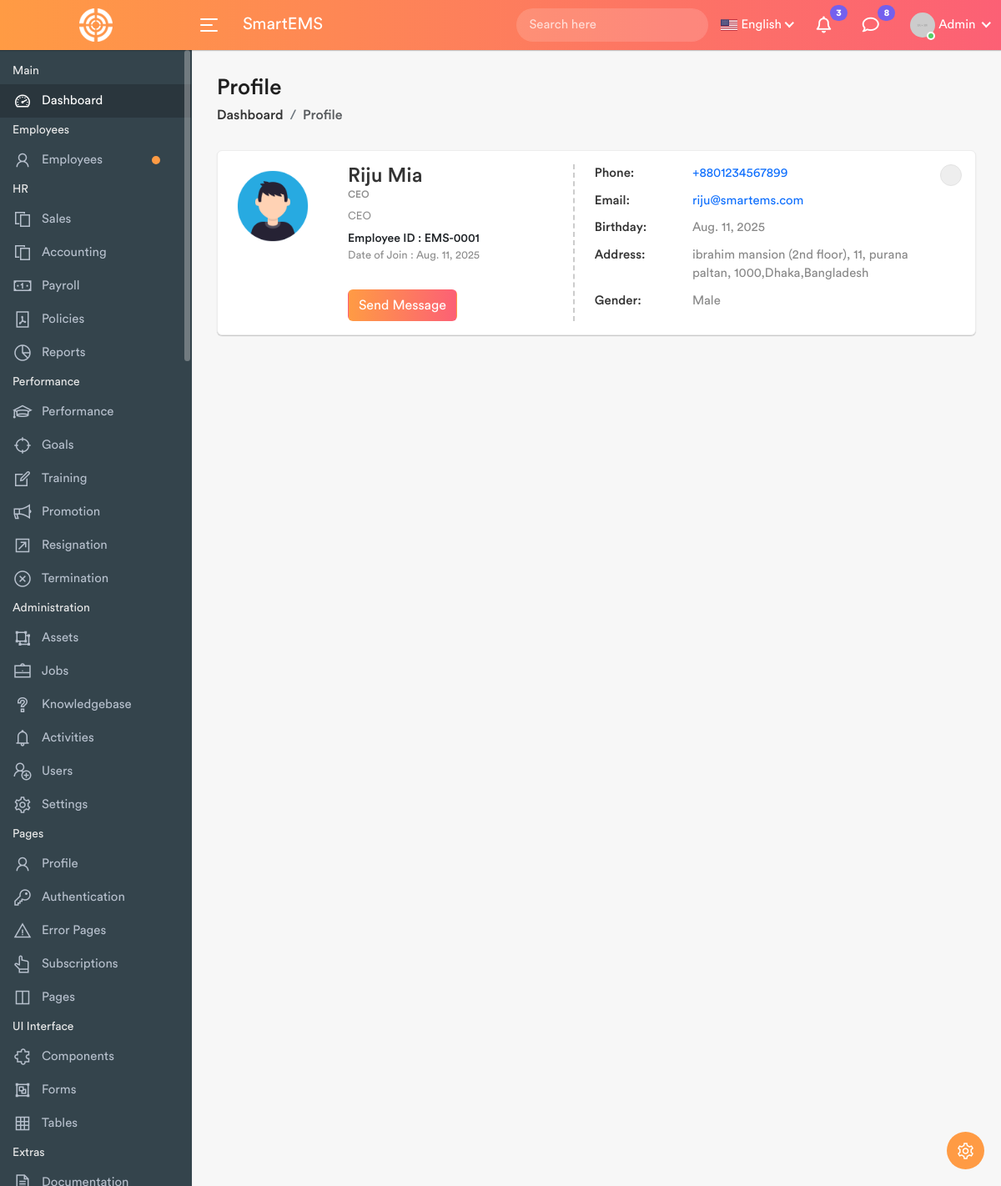
The app's page /my-profile/ (signed in) with its own data.
### customUserAuth/models.py (models this page shows, shortened)
class CustomUserAuthModel(AbstractUser):
    user_types = models.CharField(choices=[
        ('Admin', 'Admin'),
        ('HR', 'HR'),
        ('Employee', 'Employee'),
    ], max_length=10, null=True)

### adminApp/models.py (models this page shows, shortened)
class ProfileModel(models.Model):
    GENDER_CHOICES = (
        ('male', 'Male'),
        ('female', 'Female'),
        ('other', 'Other'),
    )
    user = models.OneToOneField(CustomUserAuthModel, on_delete=models.CASCADE, related_name='profile')
    employee_id = models.CharField(max_length=20, unique=True)
    full_name= models.CharField(max_length=150, null=True)
    position = models.ForeignKey(DesignationModel, on_delete=models.SET_NULL, null=True, blank=True, related_name='designation_info')
    phone = models.CharField(max_length=20, blank=True)
    address = models.TextField(blank=True)
    birthday = models.DateField(null=True, blank=True)
    gender = models.CharField(max_length=10, choices=GENDER_CHOICES, blank=True)
    date_of_joining = models.DateField(null=True, blank=True)
    profile_image = models.ImageField(upload_to='profiles/', null=True, blank=True)
    reports_to = models.ForeignKey('self', on_delete=models.SET_NULL, null=True, blank=True, related_name='subordinates')

class DesignationModel(models.Model):
    title = models.CharField(max_length=100)
    department = models.ForeignKey(DepartmentModel, on_delete=models.CASCADE, related_name='department_info')
    def __str__(self):
        return self.title

class DepartmentModel(models.Model):
    name = models.CharField(max_length=100)
    description = models.TextField(blank=True)

### adminApp/views.py (the view)
# urls.py: path('my-profile/', profile, name='profile'),
def profile(request):
    return render(request, 'profile.html')

### adminApp/templates/profile.html (shortened to what this page needs)
{% extends "master/base.html" %}
{% load static %}
{% block content %}
            <div class="page-wrapper">
                <div class="content container-fluid">
					<div class="page-header">
						<div class="row">
							<div class="col-sm-12">
								<h3 class="page-title">Profile</h3>
								<ul class="breadcrumb">
									<li class="breadcrumb-item"><a href="admin-dashboard.html">Dashboard</a></li>
									<li class="breadcrumb-item active">Profile</li>
								</ul>
							</div>
						</div>
					</div>
					<div class="card mb-0">
						<div class="card-body">
							<div class="row">
								<div class="col-md-12">
									<div class="profile-view">
										<div class="profile-img-wrap">
    										<div class="profile-img">
												<a href="#">
													<img
														src="
														{% if request.user.profile.profile_image %}
															{{ request.user.profile.profile_image.url }}
														{% elif request.user.first_name and request.user.last_name %}
															https://avatar.iran.liara.run/username?username={{ request.user.first_name }}+{{ request.user.last_name }}
														{% elif request.user.get_full_name %}
															https://avatar.iran.liara.run/username?username={{ request.user.get_full_name|urlencode }}
														{% else %}
															https://avatar.iran.liara.run/username?username={{ request.user.username|urlencode }}
														{% endif %}
														"
														alt="User Image"
														style="width: 100px; height: 100px; border-radius: 50%;"
													>
												</a>
											</div>
										</div>
										<div class="profile-basic">
											<div class="row">
												<div class="col-md-5">
													<div class="profile-info-left">
														<h3 class="user-name m-t-0 mb-0">{{ request.user.profile.full_name }}</h3>
														<h6 class="text-muted">{{request.user.profile.position}}</h6>
														<small class="text-muted">{{ request.user.profile.position.department.name }}</small>
														<div class="staff-id">Employee ID : EMS-{{request.user.profile.employee_id}}</div>
														<div class="small doj text-muted">Date of Join : {{request.user.profile.date_of_joining}}</div>
														<div class="staff-msg"><a class="btn btn-custom" href="">Send Message</a></div>
													</div>
												</div>
												<div class="col-md-7">
													<ul class="personal-info">
														<li>
															<div class="title">Phone:</div>
															<div class="text"><a href="">{{request.user.profile.phone}}</a></div>
														</li>
														<li>
															<div class="title">Email:</div>
															<div class="text"><a href="">{{ request.user.profile.user.username }}</a></div>
														</li>
														<li>
															<div class="title">Birthday:</div>
															<div class="text">{{request.user.profile.birthday}}</div>
														</li>
														<li>
															<div class="title">Address:</div>
															<div class="text">{{request.user.profile.address}}</div>
														</li>
														<li>
															<div class="title">Gender:</div>
															<div class="text">{{request.user.profile.gender|capfirst}}</div>
														</li>
													</ul>
												</div>
											</div>
										</div>
										<div class="pro-edit"><a data-bs-target="#profile_info" data-bs-toggle="modal" class="edit-icon" href="#"><i class="fa-solid fa-pencil"></i></a></div>
									</div>
								</div>
							</div>
						</div>
					</div>
                </div>
            </div>
{% endblock content %}

### customUserAuth/templates/master/base.html (shortened to what this page needs)
{% load static %}
<!DOCTYPE html>
<html lang="en" data-layout="vertical" data-topbar="light" data-sidebar="dark"  data-sidebar-size="lg" data-sidebar-image="none">
    <head>
        <link rel="stylesheet" href="{% static "assets/css/bootstrap.min.css" %}">
        <link rel="stylesheet" href="{% static "assets/plugins/fontawesome/css/fontawesome.min.css" %}">
    	<link rel="stylesheet" href="{% static "assets/plugins/fontawesome/css/all.min.css" %}">
        <link rel="stylesheet" href="{% static "assets/css/line-awesome.min.css" %}">
		<link rel="stylesheet" href="{% static "assets/css/material.css" %}">
		<link rel="stylesheet" href="{% static "assets/plugins/morris/morris.css" %}">
        <link rel="stylesheet" href="{% static "assets/css/style.css" %}">
    </head>
    <body>
        <div class="main-wrapper">
		{% include 'master/top_navbar.html' %}
        {% include 'master/navbar.html' %}
        {% block content %}
        {% endblock content %}
        </div>
    </body>
</html>

### customUserAuth/templates/master/top_navbar.html (shortened to what this page needs)
{% load static %}
            <div class="header">
                <div class="header-left">
                     <a href="" class="logo">
						<img src="{% static "assets/img/logo.png" %}" width="40" height="40" alt="Logo">
					</a>
                </div>
				<a id="toggle_btn" href="javascript:void(0);">
					<span class="bar-icon">
						<span></span>
						<span></span>
						<span></span>
					</span>
				</a>
                <div class="page-title-box">
					<h3>SmartEMS</h3>
                </div>
				<ul class="nav user-menu">
					<li class="nav-item">
						<div class="top-nav-search">
							<form action="search.html">
								<input class="form-control" type="text" placeholder="Search here">
								<button class="btn" type="submit"><i class="fa-solid fa-magnifying-glass"></i></button>
							</form>
						</div>
					</li>
					<li class="nav-item dropdown has-arrow flag-nav">
						<a class="nav-link dropdown-toggle" data-bs-toggle="dropdown" href="#" role="button">
							<img src="{% static "assets/img/flags/us.png" %}" alt="Flag" height="20"> <span>English</span>
						</a>
					</li>
					<li class="nav-item dropdown">
						<a href="#" class="dropdown-toggle nav-link" data-bs-toggle="dropdown">
							<i class="fa-regular fa-bell"></i> <span class="badge rounded-pill">3</span>
						</a>
					</li>
					<li class="nav-item dropdown">
						<a href="#" class="dropdown-toggle nav-link" data-bs-toggle="dropdown">
							<i class="fa-regular fa-comment"></i><span class="badge rounded-pill">8</span>
						</a>
					</li>
					<li class="nav-item dropdown has-arrow main-drop">
						<a href="#" class="dropdown-toggle nav-link" data-bs-toggle="dropdown">
							<span class="user-img"><img src="{% static "assets/img/profiles/avatar-21.jpg" %}" alt="User Image">
							<span class="status online"></span></span>
							<span>{{request.user.user_types}}</span>
						</a>
					</li>
				</ul>
            </div>

### customUserAuth/templates/master/navbar.html (shortened to what this page needs)
{% load static %}
<div class="sidebar" id="sidebar">
    <div class="sidebar-inner slimscroll">
        <div id="sidebar-menu" class="sidebar-menu">
            <ul class="sidebar-vertical">
                <li class="menu-title">
                    <span>Main</span>
                </li>
                <li class="submenu active">
                    <a href="{% url 'dashboard' %}"><i class="la la-dashboard"></i> <span> Dashboard</span></a>
                </li>
                <li class="menu-title">
                    <span>Employees</span>
                </li>
                <li class="submenu">
                    <a href="#" class="noti-dot"><i class="la la-user"></i> <span> Employees</span> <span class="menu-arrow"></span></a>
                </li>
                <li class="menu-title">
                    <span>HR</span>
                </li>
                <li class="submenu">
                    <a href="#"><i class="la la-files-o"></i> <span> Sales </span> <span class="menu-arrow"></span></a>
                </li>
                <li class="submenu">
                    <a href="#"><i class="la la-files-o"></i> <span> Accounting </span> <span class="menu-arrow"></span></a>
                </li>
                <li class="submenu">
                    <a href="#"><i class="la la-money"></i> <span> Payroll </span> <span class="menu-arrow"></span></a>
                </li>
                <li>
                    <a href="policies.html"><i class="la la-file-pdf-o"></i> <span>Policies</span></a>
                </li>
                <li class="submenu">
                    <a href="#"><i class="la la-pie-chart"></i> <span> Reports </span> <span class="menu-arrow"></span></a>
                </li>
                <li class="menu-title">
                    <span>Performance</span>
                </li>
                <li class="submenu">
                    <a href="#"><i class="la la-graduation-cap"></i> <span> Performance </span> <span class="menu-arrow"></span></a>
                </li>
                <li class="submenu">
                    <a href="#"><i class="la la-crosshairs"></i> <span> Goals </span> <span class="menu-arrow"></span></a>
                </li>
                <li class="submenu">
                    <a href="#"><i class="la la-edit"></i> <span> Training </span> <span class="menu-arrow"></span></a>
                </li>
                <li><a href="promotion.html"><i class="la la-bullhorn"></i> <span>Promotion</span></a></li>
                <li><a href="resignation.html"><i class="la la-external-link-square"></i> <span>Resignation</span></a></li>
                <li><a href="termination.html"><i class="la la-times-circle"></i> <span>Termination</span></a></li>
                <li class="menu-title">
                    <span>Administration</span>
                </li>
                <li>
                    <a href="assets.html"><i class="la la-object-ungroup"></i> <span>Assets</span></a>
                </li>
                <li class="submenu">
                    <a href="#"><i class="la la-briefcase"></i> <span> Jobs </span> <span class="menu-arrow"></span></a>
                </li>
                <li>
                    <a href="knowledgebase.html"><i class="la la-question"></i> <span>Knowledgebase</span></a>
                </li>
                <li>
                    <a href="activities.html"><i class="la la-bell"></i> <span>Activities</span></a>
                </li>
                <li>
                    <a href="users.html"><i class="la la-user-plus"></i> <span>Users</span></a>
                </li>
                <li>
                    <a href="settings.html"><i class="la la-cog"></i> <span>Settings</span></a>
                </li>
                <li class="menu-title">
                    <span>Pages</span>
                </li>
                <li class="submenu">
                    <a href="#"><i class="la la-user"></i> <span> Profile </span> <span class="menu-arrow"></span></a>
                </li>
                <li class="submenu">
                    <a href="#"><i class="la la-key"></i> <span> Authentication </span> <span class="menu-arrow"></span></a>
                </li>
                <li class="submenu">
                    <a href="#"><i class="la la-exclamation-triangle"></i> <span> Error Pages </span> <span class="menu-arrow"></span></a>
                </li>
                <li class="submenu">
                    <a href="#"><i class="la la-hand-o-up"></i> <span> Subscriptions </span> <span class="menu-arrow"></span></a>
                </li>
                <li class="submenu">
                    <a href="#"><i class="la la-columns"></i> <span> Pages </span> <span class="menu-arrow"></span></a>
                </li>
                <li class="menu-title">
                    <span>UI Interface</span>
                </li>
                <li>
                    <a href="components.html"><i class="la la-puzzle-piece"></i> <span>Components</span></a>
                </li>
                <li class="submenu">
                    <a href="#"><i class="la la-object-group"></i> <span> Forms </span> <span class="menu-arrow"></span></a>
                </li>
                <li class="submenu">
                    <a href="#"><i class="la la-table"></i> <span> Tables </span> <span class="menu-arrow"></span></a>
                </li>
                <li class="menu-title">
                    <span>Extras</span>
                </li>
                <li>
                    <a href="#"><i class="la la-file-text"></i> <span>Documentation</span></a>
                </li>
            </ul>
        </div>
    </div>
</div>
<div class="settings-icon">
    <span data-bs-toggle="offcanvas" data-bs-target="#theme-settings-offcanvas" aria-controls="theme-settings-offcanvas"><i class="las la-cog"></i></span>
</div>

### records on screen
CustomUserAuthModel: user.user_types "Admin", profile_image (placeholder picture), user.profile.full_name "Riju Mia", user.profile.position "CEO", user.profile.position.department.name "CEO", user.profile.employee_id "0001", user.profile.date_of_joining "Aug. 11, 2025", user.profile.phone "+8801234567899", user.profile.user.username "riju@smartems.com", user.profile.birthday "Aug. 11, 2025", user.profile.address "ibrahim mansion (2nd floor), 11, purana paltan, 1000,Dhaka,Bangladesh", user.profile.gender "Male"
